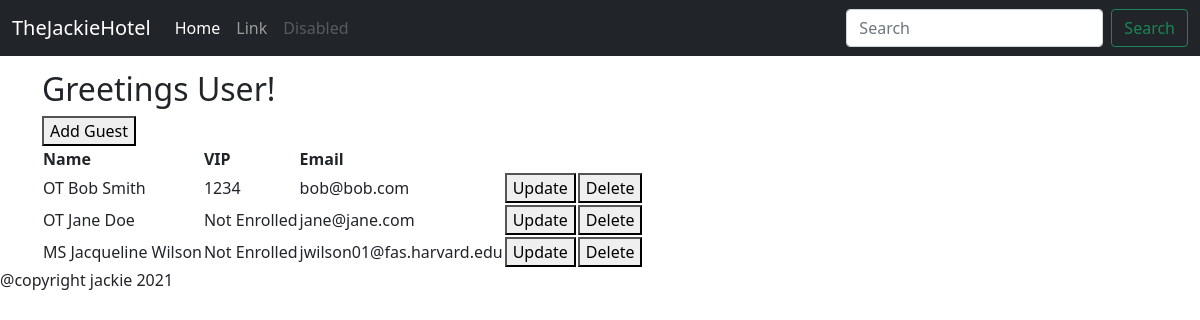
Before: /booking/guestlist with the older database file.
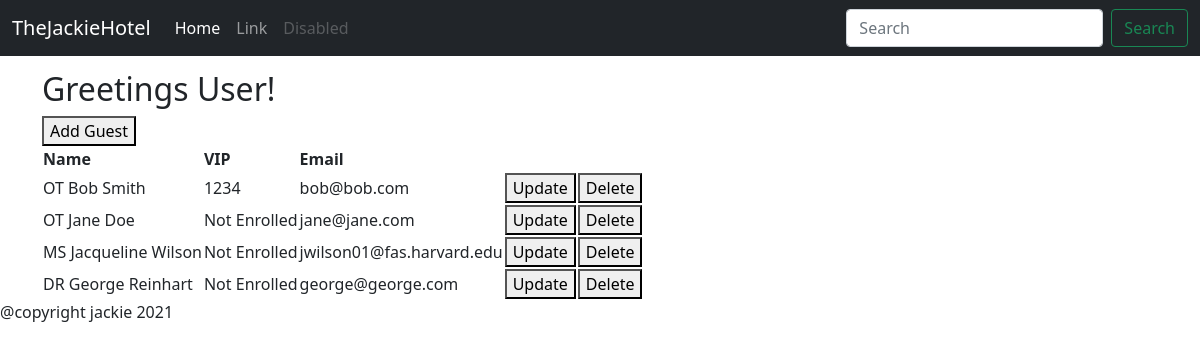
After: the same page with the newer database file.
### booking/models.py (models this page shows, shortened)
class Guest(models.Model):
    MR = 'MR'
    MS = 'MS'
    DR = 'DR'
    OT = ''
    HONORIFIC_CHOICES = [
        (MR, 'Mr.'),
        (MS, 'Ms.'),
        (DR, 'Dr.'),
        (OT, '')
    ]
    honorific = models.CharField(max_length=2, choices = HONORIFIC_CHOICES, default=OT)
    first = models.CharField(max_length=100)
    last  = models.CharField(max_length=100)
    vip = models.IntegerField(default=-1)
    email = models.CharField(max_length=100)

### booking/views.py (the view)
# urls.py: path('guestlist', views.GuestList.as_view(), name='guest_list'),
class GuestList(ListView):
    model = Guest

### booking/templates/booking/guest_list.html
{% extends "./base.html" %}
{% block content %}
    <a href="{% url "guest_create" %}"><button>Add Guest</button></a>
    <table>
    <tr><th>Name</th><th>VIP</th><th>Email</th><th></th><th></th></tr>
{% for guest in guest_list %}
    <tr><td>{{ guest.honorific }} {{ guest.first }} {{ guest.last }}</td><td>{% if guest.vip > 0 %}{{ guest.vip }}{% else %}Not Enrolled{%  endif %}</td>
        <td>{{ guest.email }}</td><td><a href="{% url 'guest_update' guest.id %}"><button>Update</button></td></a><td><a href="{% url "guest_delete" guest.id %}"><button>Delete</button></a></td></tr>
{% endfor %}
    </table>
{% endblock %}

### booking/templates/booking/base.html (shortened to what this page needs)
<!DOCTYPE html>
<html lang="en">
<head>
    <link href="https://cdn.jsdelivr.net/npm/bootstrap@5.1.1/dist/css/bootstrap.min.css" rel="stylesheet">
</head>
<body>
<nav class="navbar navbar-expand-md navbar-dark fixed-top bg-dark">
  <div class="container-fluid">
    <a class="navbar-brand" href="#">TheJackieHotel</a>
    <div class="collapse navbar-collapse" id="navbarCollapse">
      <ul class="navbar-nav me-auto mb-2 mb-md-0">
        <li class="nav-item">
          <a class="nav-link active" aria-current="page" href="#">Home</a>
        </li>
        <li class="nav-item">
          <a class="nav-link" href="#">Link</a>
        </li>
        <li class="nav-item">
          <a class="nav-link disabled">Disabled</a>
        </li>
      </ul>
      <form class="d-flex">
        <input class="form-control me-2" type="search" placeholder="Search" aria-label="Search">
        <button class="btn btn-outline-success" type="submit">Search</button>
      </form>
    </div>
  </div>
</nav>
<div class="container" id="outer">
{% if loggedin %}
<h2>Greetings {{ user_first_name }}!</h2>
    {% else %}
    <h2>Greetings User!</h2>
{%  endif %}
{% block content %}
{% endblock %}
</div>
@copyright jackie 2021
</body>
</html>

### booking/templates/booking/base.html (style rules this page uses)
#outer { padding-top:70px; }

Changed rows visible on the page:
added Guest: honorific "DR", first "George", last "Reinhart", vip "Not Enrolled", email "george@george.com"
